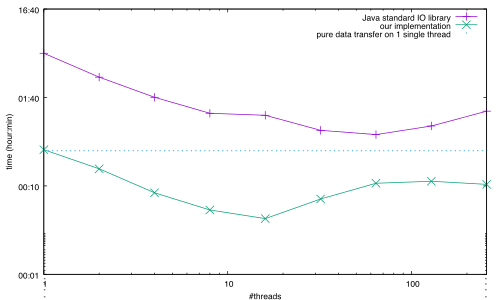

gnuplot code for this plot:
set term pdf
set output "load.pdf"
set log x
set ydata time
set timefmt "%s"
set format y "%h:%m"
set log y
set xlabel "#threads"
set ylabel "time (hour:min)"
plot "slowreader.dat" using ($1):($2/60) with linespoints title "Java standard IO library", \
	"fastreader.dat" using ($1):($2/60) with linespoints title "our implementation", \
	25 with dots title "pure data transfer on 1 single thread"
